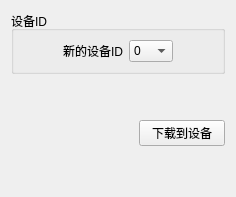
              <widget class="QWidget" name="tab_deviceID">
               <attribute name="title">
                <string>Device ID</string>
               </attribute>
               <layout class="QVBoxLayout" name="verticalLayout_81">
                <item>
                 <layout class="QVBoxLayout" name="verticalLayout_80">
                  <item>
                   <layout class="QVBoxLayout" name="verticalLayout_64">
                    <item>
                     <widget class="QGroupBox" name="groupBox_33">
                      <property name="title">
                       <string>设备ID</string>
                      </property>
                      <layout class="QVBoxLayout" name="verticalLayout_63">
                       <item>
                        <layout class="QHBoxLayout" name="horizontalLayout_88">
                         <item>
                          <spacer name="horizontalSpacer_31">
                           <property name="orientation">
                            <enum>Qt::Horizontal</enum>
                           </property>
                           <property name="sizeHint" stdset="0">
                            <size>
                             <width>40</width>
                             <height>20</height>
                            </size>
                           </property>
                          </spacer>
                         </item>
                         <item>
                          <widget class="QLabel" name="label_60">
                           <property name="text">
                            <string>新的设备ID</string>
                           </property>
                          </widget>
                         </item>
                         <item>
                          <widget class="QComboBox" name="comboBox_deviceNewID">
                           <item>
                            <property name="text">
                             <string>0</string>
                            </property>
                           </item>
                           <item>
                            <property name="text">
                             <string>1</string>
                            </property>
                           </item>
                           <item>
                            <property name="text">
                             <string>2</string>
                            </property>
                           </item>
                           <item>
                            <property name="text">
                             <string>3</string>
                            </property>
                           </item>
                           <item>
                            <property name="text">
                             <string>4</string>
                            </property>
                           </item>
                           <item>
                            <property name="text">
                             <string>5</string>
                            </property>
                           </item>
                           <item>
                            <property name="text">
                             <string>6</string>
                            </property>
                           </item>
                           <item>
                            <property name="text">
                             <string>7</string>
                            </property>
                           </item>
                           <item>
                            <property name="text">
                             <string>8</string>
                            </property>
                           </item>
                           <item>
                            <property name="text">
                             <string>9</string>
                            </property>
                           </item>
                           <item>
                            <property name="text">
                             <string>10</string>
                            </property>
                           </item>
                           <item>
                            <property name="text">
                             <string>11</string>
                            </property>
                           </item>
                           <item>
                            <property name="text">
                             <string>12</string>
                            </property>
                           </item>
                           <item>
                            <property name="text">
                             <string>13</string>
                            </property>
                           </item>
                           <item>
                            <property name="text">
                             <string>14</string>
                            </property>
                           </item>
                           <item>
                            <property name="text">
                             <string>15</string>
                            </property>
                           </item>
                           <item>
                            <property name="text">
                             <string>16</string>
                            </property>
                           </item>
                           <item>
                            <property name="text">
                             <string>17</string>
                            </property>
                           </item>
                           <item>
                            <property name="text">
                             <string>18</string>
                            </property>
                           </item>
                           <item>
                            <property name="text">
                             <string>19</string>
                            </property>
                           </item>
                           <item>
                            <property name="text">
                             <string>20</string>
                            </property>
                           </item>
                          </widget>
                         </item>
                         <item>
                          <spacer name="horizontalSpacer_32">
                           <property name="orientation">
                            <enum>Qt::Horizontal</enum>
                           </property>
                           <property name="sizeHint" stdset="0">
                            <size>
                             <width>40</width>
                             <height>20</height>
                            </size>
                           </property>
                          </spacer>
                         </item>
                        </layout>
                       </item>
                      </layout>
                     </widget>
                    </item>
                    <item>
                     <spacer name="verticalSpacer_6">
                      <property name="orientation">
                       <enum>Qt::Vertical</enum>
                      </property>
                      <property name="sizeHint" stdset="0">
                       <size>
                        <width>20</width>
                        <height>40</height>
                       </size>
                      </property>
                     </spacer>
                    </item>
                    <item>
                     <layout class="QHBoxLayout" name="horizontalLayout_89" stretch="3,2">
                      <item>
                       <spacer name="horizontalSpacer_7">
                        <property name="orientation">
                         <enum>Qt::Horizontal</enum>
                        </property>
                        <property name="sizeHint" stdset="0">
                         <size>
                          <width>40</width>
                          <height>20</height>
                         </size>
                        </property>
                       </spacer>
                      </item>
                      <item>
                       <widget class="QPushButton" name="downtodevice_7">
                        <property name="text">
                         <string>下载到设备</string>
                        </property>
                       </widget>
                      </item>
                     </layout>
                    </item>
                   </layout>
                  </item>
                  <item>
                   <spacer name="verticalSpacer_11">
                    <property name="orientation">
                     <enum>Qt::Vertical</enum>
                    </property>
                    <property name="sizeHint" stdset="0">
                     <size>
                      <width>20</width>
                      <height>40</height>
                     </size>
                    </property>
                   </spacer>
                  </item>
                 </layout>
                </item>
               </layout>
              </widget>
